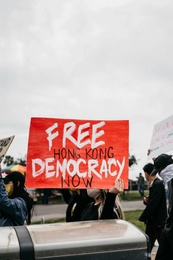
%> input picture past assigments/2.jpg, 173 x 260 px, shrunk from 1287 x 1930 before the run
$ octave lb5_lb4_from_Shavetov.m   (GNU Octave 9; MATLAB toolbox functions it lacks are replaced by stand-ins)
%> lines starting %> are read from the running program, lines starting %| are printed output that depends on the picture; in (x1, y1, x2, y2) boxes, pixels count from 0 and x2, y2 are one past the last pixel; in counts of white or black regions, pixels touching at a corner belong together; the program's own positions count from 1
% 1 пункт
% Чтение изображения
I = imread('2.jpg');
%> I is the input picture: size 260x173x3 uint8; mean R, G, B 181.2, 161.9, 158.5

% Преобразование в двоичное изображение
bw = im2bw(I, 0.2);
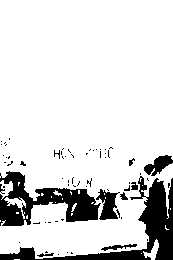
%> bw: size 260x173 logical; 85.4% white; 67 black regions (56 under 20 px), largest, box (x1, y1, x2, y2) and area: (0, 176, 173, 260) 2903, (0, 171, 101, 226) 2432, (96, 189, 120, 220) 402

% Создание структурирующего элемента
se = strel('disk', 5);

% Морфологическая эрозия для устранения выступов
erodedI = imerode(bw, se);
%> erodedI: size 260x173 logical; 70.7% white; 5 black regions, box (x1, y1, x2, y2) and area: (0, 151, 173, 260) 11919, (82, 143, 117, 162) 481, (50, 144, 78, 163) 423, (125, 154, 139, 170) 178, (0, 134, 14, 150) 172

% Морфологическая дилатация для заполнения дырок
dilatedI = imdilate(bw, se);
%> dilatedI: size 260x173 logical; 96.5% white; 15 black regions (7 under 20 px), largest, box (x1, y1, x2, y2) and area: (145, 186, 173, 260) 844, (74, 196, 94, 217) 213, (78, 254, 141, 260) 195

% Морфологическое открытие
openI = imopen(bw, se);
%> openI: size 260x173 logical; 80.7% white; 10 black regions (4 under 20 px), largest, box (x1, y1, x2, y2) and area: (0, 155, 173, 260) 8349, (54, 148, 74, 159) 137, (86, 147, 113, 158) 117, (0, 138, 10, 146) 28, (129, 158, 135, 166) 28, (19, 161, 26, 167) 24

% Морфологическое закрытие
closeI = imclose(bw, se);
%> closeI: size 260x173 logical; 89.8% white; 11 black regions (1 under 20 px), largest, box (x1, y1, x2, y2) and area: (141, 178, 173, 260) 1691, (18, 248, 151, 260) 800, (62, 191, 98, 221) 704

% Отображение результатов
subplot(1,5,1), imshow(I), title('Исходное изображение');
subplot(1,5,2), imshow(erodedI), title('После эрозии');
subplot(1,5,3), imshow(dilatedI), title('После дилатации');
subplot(1,5,4), imshow(openI), title('Открытите');
subplot(1,5,5), imshow(closeI), title('Закрытие');
pause;

% 2 пункт
I2 = imread('3.jpg');
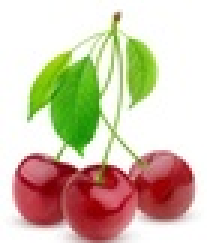
%> input picture past assigments/3.jpg, 69 x 81 px, shrunk from 511 x 601 before the run (shown 3 times larger)
%> I2 is the input picture: size 81x69x3 uint8; mean R, G, B 210.5, 196.5, 175
bw2 = im2bw(I2, 0.8);
%> bw2: size 81x69 logical; 60.8% white; 2 black regions, box (x1, y1, x2, y2) and area: (4, 4, 65, 81) 2019, (42, 13, 52, 36) 173

% Создание структурирующего элемента
se2 = strel('disk', 5);

% Эрозия для разделения объектов
bw_eroded = imerode(bw2, se2);
%> bw_eroded: size 81x69 logical; 32.4% white; 4 white regions, box (x1, y1, x2, y2) and area: (42, 0, 69, 56) 899, (0, 0, 36, 58) 755, (45, 69, 69, 81) 100, (0, 68, 20, 81) 59

% Дилатация для восстановления размера объектов
bw_dilated = imdilate(bw_eroded, se2);
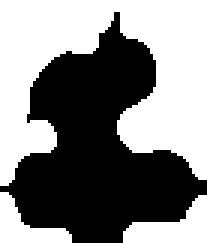
%> bw_dilated: size 81x69 logical (shown 3 times larger); 51.8% white; 1 black region, box (x1, y1, x2, y2) and area: (0, 4, 69, 81) 2696

t = graythresh (I2);
%> t = 0.62
Inew = im2bw (I2, t);
%> Inew: size 81x69 logical; 67.1% white; 7 black regions (4 under 20 px), largest, box (x1, y1, x2, y2) and area: (5, 47, 65, 81) 1254, (9, 18, 34, 52) 462, (43, 13, 50, 35) 102
Inew = ~ Inew;
BW2 = bwmorph (Inew , 'erode' , 35);
%> BW2: size 81x69 logical; every value is 0
BW2 = bwmorph (BW2 , 'thicken', Inf );
%> BW2: size 81x69 logical; 99.8% white; black in thin lines or dots, all inside (x1, y1, x2, y2) = (34, 34, 35, 47)
Inew = ~( Inew & BW2 );
imshow(Inew);
boundaries = bwperim(Inew);
%> boundaries: size 81x69 logical; 11.7% white in thin lines or dots
% Отображение результатов
subplot(1,5,1), imshow(I2), title('Исходное изображение');
subplot(1,5,2), imshow(bw_eroded), title('После эрозии');
subplot(1,5,3), imshow(bw_dilated), title('После дилатации');
subplot(1,5,4), imshow(Inew), title('Разделение');
subplot(1,5,5), imshow(boundaries), title('Контуры объектов');
pause;
% 3 пункт
rgb = imread ('4.jpg');
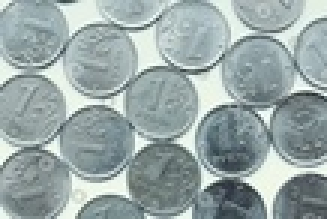
%> input picture past assigments/4.jpg, 109 x 73 px, shrunk from 810 x 540 before the run (shown 3 times larger)
%> rgb is the input picture: size 73x109x3 uint8; mean R, G, B 153, 167.5, 167.1
A = rgb2gray ( rgb );
B = strel ('disk' ,9);
C = imerode (A , B );
Cr = imreconstruct (C , A );
Crd = imdilate ( Cr , B );
Crdr = imreconstruct ( imcomplement ( Crd ) , ...
imcomplement ( Cr ));
Crdr = imcomplement ( Crdr );
fgm = imregionalmax ( Crdr );
%> fgm: size 73x109 logical; 71% white; 3 black regions, box (x1, y1, x2, y2) and area: (15, 35, 89, 73) 1242, (65, 21, 109, 59) 833, (91, 58, 109, 73) 234
A2 = A ;
A2 ( fgm ) = 255;
B2 = strel ( ones (5 ,5));
fgm = imclose ( fgm , B2 );
%> fgm: size 73x109 logical; 74.6% white; 5 black regions, box (x1, y1, x2, y2) and area: (26, 46, 89, 73) 920, (82, 25, 109, 53) 404, (69, 37, 87, 58) 272, (91, 58, 109, 73) 234, (26, 39, 43, 58) 190
fgm = imerode ( fgm , B2 );
%> fgm: size 73x109 logical; 64.4% white; 1 black region, box (x1, y1, x2, y2) and area: (24, 23, 109, 73) 2835
fgm = bwareaopen ( fgm ,20);
%> fgm: size 73x109 logical; 64.4% white; 1 black region, box (x1, y1, x2, y2) and area: (24, 23, 109, 73) 2836
A3 = A ;
A3 ( fgm ) = 255;
bw = imbinarize ( Crdr );
%> bw: size 73x109 logical; 87.9% white; 2 black regions, box (x1, y1, x2, y2) and area: (26, 44, 89, 73) 743, (91, 58, 109, 73) 223
D = bwdist ( bw );
L = watershed ( D );
%> L: size 73x109 uint8; every value is 1
bgm = L == 0;
%> bgm: size 73x109 logical; every value is 0
hy = fspecial ('sobel');
hx = hy';
Ay = imfilter ( double ( A ) , hy , 'replicate');
Ax = imfilter ( double ( A ) , hx , 'replicate');
grad = sqrt ( Ax .^2 + Ay .^2);
grad = imimposemin ( grad , bgm | fgm );
L = watershed ( grad );
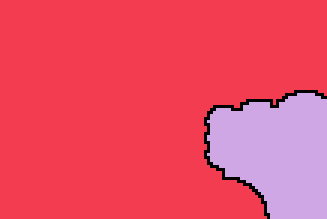
%> L: size 73x109 uint8 (shown 3 times larger); 3 distinct labels, from 0 to 2; one colour per label, 0 black
A4 = A ;
A4 ( imdilate ( L == 0 , ...
ones (3 ,3)) | bgm | fgm ) = 255;
Lrgb = label2rgb (L , 'jet' , 'w' , 'shuffle');
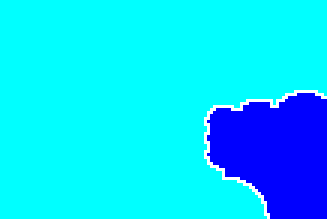
%> Lrgb: size 73x109x3 uint8 (shown 3 times larger); mean R, G, B 3.7, 214.5, 255
subplot(2,2,1); imshow(rgb), title('Исходное изображение');
subplot(2,2,2); imshow(fgm), title('Маркеры переднего плана');
subplot(2,2,3); imshow(Lrgb), title('Результат сегментации');

% Предположим, что 'rgb' - это ваше исходное изображение,
% а 'Lrgb' - это результат сегментации

% Создание композитного изображения
overlayImage = imfuse(rgb, Lrgb, 'blend');
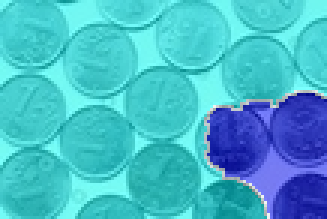
%> overlayImage: size 73x109x3 uint8 (shown 3 times larger); mean R, G, B 69.4, 183.4, 203.4

subplot(2,2,4); imshow(overlayImage), title('Сегментация наложенная на исходное изображение');
